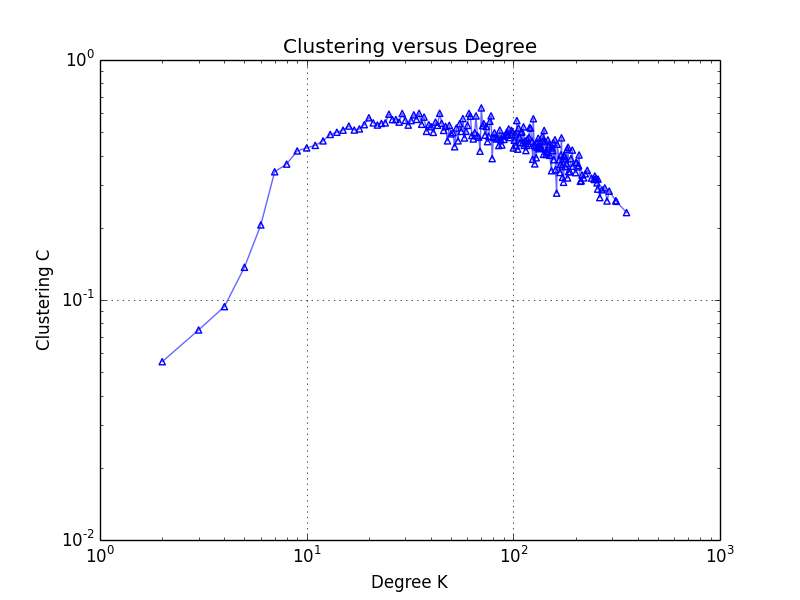

Recreate this plot in Python.
import matplotlib.pyplot as plt
import numpy as np


x=[]
y=[]

results = []
with open('clusteringCoefficient.dat') as inputfile:
    for line in inputfile:
        x.append(line.strip().split(' ')[0])
        y.append(line.strip().split(' ')[1])


#t = np.arange(0.0, 2.0, 0.01)
#s = np.sin(2*np.pi*t)


plt.xlabel('Degree K')
plt.ylabel('Clustering C')
plt.title('Clustering versus Degree')

plt.grid(True)
# ,s=100
# , marker='*'
plt.scatter(x, y, color='b',marker='^',facecolors='none')
plt.loglog(x,y, color='b',alpha=0.6) 

plt.savefig("clusteringCoefficient.png")

plt.show()